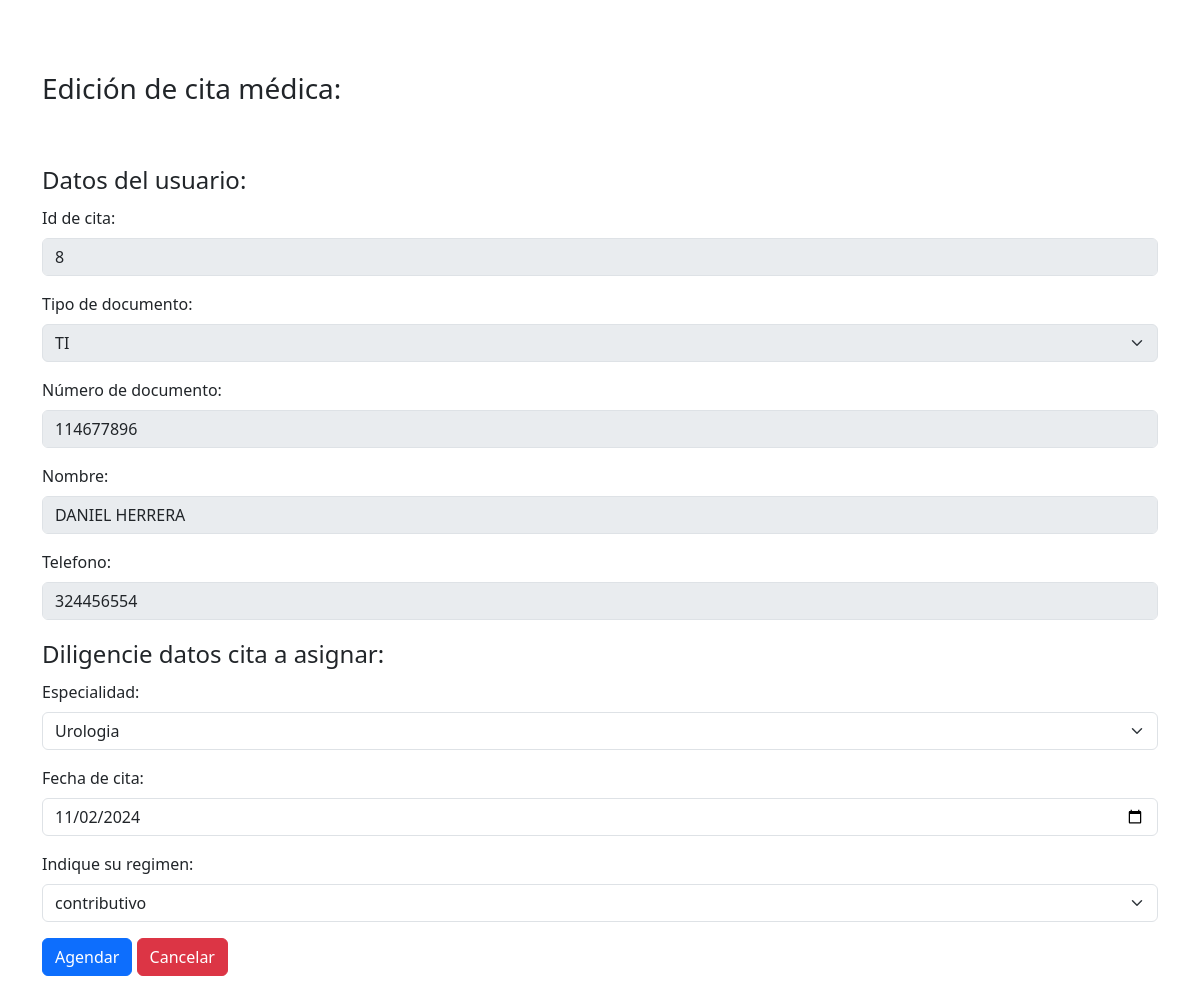
Screenshot of /php/editar.php?id=8 (signed in) with the database file from the repository.
### tables this page shows
CREATE TABLE `citas` (
  `id` int(11) NOT NULL,
  `usuario_id` int(50) NOT NULL,
  `tipo_documento` varchar(50) NOT NULL,
  `nombre_usuario` varchar(50) NOT NULL,
  `telefono` int(50) NOT NULL,
  `fecha_cita` date NOT NULL,
  `especialidad` varchar(50) NOT NULL,
  `valor_consulta` int(11) NOT NULL,
  `regimen` varchar(50) NOT NULL
);

### php/editar.php (the view, shortened to what this page needs)
<?php
include("conexion.php");
$id = $_GET['id'];
$editar_cita = "SELECT * FROM citas WHERE id = '$id'";
$ejecutar5 = mysqli_query($conexion,$editar_cita);
$fila = mysqli_fetch_array($ejecutar5);
?>
<!doctype html>
<html lang="en">
    <head>
        <link
            href="https://cdn.jsdelivr.net/npm/bootstrap@5.3.2/dist/css/bootstrap.min.css"
            rel="stylesheet"
        />
    </head>
    <body><br>
        <main class="container my-4"><br>
            <h3>
                Edici&oacute;n de cita m&eacute;dica:
            </h3>
            <br>
            <br>
            <form action="actualizar.php" method="post">
                <fieldset>
                  <legend>Datos del usuario:</legend><br>
                  <div class="mb-3">
                      <label for="" class="form-label">Id de cita:</label>
                      <input
                          type="number"
                          class="form-control"
                          name="id"
                          disabled
                          value="<?= $fila['id'] ?>"
                          id=""
                          placeholder="id"
                      />
                    </div>
                    <div class="mb-3">
                      <label for="tipo_documento" class="form-label">Tipo de documento:</label>
                      <select
                        id="tipo_documento"
                        class="form-select"
                        name="tipo_documento_slc"
                        disabled
                        >
                        <option value=""><?= $fila['tipo_documento']?></option>
                      </select>
                    </div>
                    <div class="mb-3">
                      <label for="documento" class="form-label">N&uacute;mero de documento:</label>
                      <input
                          type="number"
                          class="form-control"
                          name="documento_num"
                          id="documento"
                          disabled
                          value="<?= $fila['usuario_id']?>"
                          placeholder="Ingrese documento"
                      />
                    </div>
                    <div class="mb-3">
                      <label for="nombre" class="form-label">Nombre:</label>
                      <input
                          type="text"
                          class="form-control"
                          name="nombre_txt"
                          id="nombre"
                          disabled
                          value="<?= $fila['nombre_usuario'] ?>"
                          placeholder="Ingrese nombre de usuario"
                      />
                    </div>
                    <div class="mb-3">
                      <label for="telefono" class="form-label">Telefono:</label>
                      <input
                          type="number"
                          class="form-control"
                          name="telefono_num"
                          disabled
                          value="<?= $fila['telefono'] ?>"
                          id="telefono"
                          placeholder="Ingrese numero de telefono"
                      />
                    </div>
                  <legend>Diligencie datos cita a asignar:</legend>
                  <div class="mb-3">
                      <label for="especialidad" class="form-label">Especialidad:</label>
                      <select
                        id="especialidad"
                        class="form-select"
                        name="especialidad_slc"
                        >
                        <option value=""><?= $fila['especialidad'] ?></option>
                      </select>
                    </div>
                    <div class="mb-3">
                      <label for="fecha_cita" class="form-label">Fecha de cita:</label>
                      <input
                          type="date"
                          class="form-control"
                          name="fecha_cita_txt"
                          value="<?= $fila['fecha_cita'] ?>"
                          id="fecha_cita"
                      />
                    </div>
                    <div class="mb-3">
                      <label for="regimen" class="form-label">Indique su regimen:</label>
                      <select
                        id="regimen"
                        class="form-select"
                        name="regimen_txt"
                        >
                        <option value="<?= $fila['regimen'] ?>"><?= $fila['regimen'] ?></option>
                      </select>
                    </div>
                    <button
                     type="submit"
                     class="btn btn-primary">Agendar</button>
                     <a
                            name=""
                            id=""
                            class="btn btn-danger"
                            href="ver-cita.php"
                            role="button"
                            >Cancelar</a
                        >
                </fieldset>
            </form>
        </main>
    </body>
</html>

### rows the page displays
citas: id "8", tipo_documento_slc "TI", documento_num "114677896", nombre_txt "DANIEL HERRERA", telefono_num "324456554", especialidad_slc "Urologia", fecha_cita_txt "11/02/2024", regimen_txt "contributivo"
